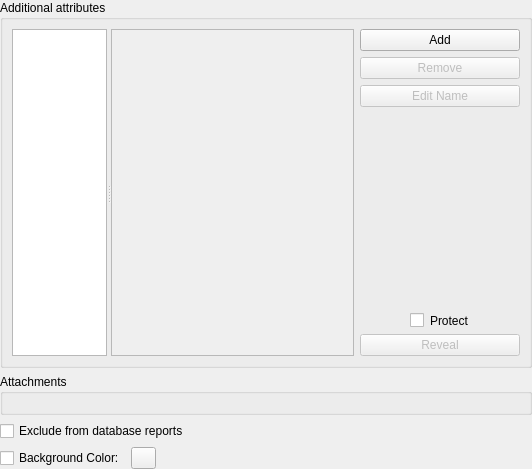
<?xml version="1.0" encoding="UTF-8"?>
<ui version="4.0">
 <class>EditEntryWidgetAdvanced</class>
 <widget class="QWidget" name="EditEntryWidgetAdvanced">
  <property name="geometry">
   <rect>
    <x>0</x>
    <y>0</y>
    <width>532</width>
    <height>469</height>
   </rect>
  </property>
  <layout class="QVBoxLayout" name="verticalLayout">
   <property name="leftMargin">
    <number>0</number>
   </property>
   <property name="topMargin">
    <number>0</number>
   </property>
   <property name="rightMargin">
    <number>0</number>
   </property>
   <property name="bottomMargin">
    <number>0</number>
   </property>
   <item>
    <widget class="QGroupBox" name="attributesBox">
     <property name="title">
      <string>Additional attributes</string>
     </property>
     <layout class="QHBoxLayout" name="horizontalLayout_3">
      <item>
       <widget class="QSplitter" name="attributesSplitter">
        <property name="orientation">
         <enum>Qt::Horizontal</enum>
        </property>
        <property name="childrenCollapsible">
         <bool>false</bool>
        </property>
        <widget class="AttributesListView" name="attributesView">
         <property name="minimumSize">
          <size>
           <width>0</width>
           <height>0</height>
          </size>
         </property>
         <property name="accessibleName">
          <string>Attribute selection</string>
         </property>
         <property name="sizeAdjustPolicy">
          <enum>QAbstractScrollArea::AdjustToContents</enum>
         </property>
         <property name="resizeMode">
          <enum>QListView::Adjust</enum>
         </property>
        </widget>
        <widget class="QPlainTextEdit" name="attributesEdit">
         <property name="enabled">
          <bool>false</bool>
         </property>
         <property name="sizePolicy">
          <sizepolicy hsizetype="MinimumExpanding" vsizetype="Expanding">
           <horstretch>0</horstretch>
           <verstretch>0</verstretch>
          </sizepolicy>
         </property>
         <property name="minimumSize">
          <size>
           <width>170</width>
           <height>0</height>
          </size>
         </property>
         <property name="accessibleName">
          <string>Attribute value</string>
         </property>
        </widget>
       </widget>
      </item>
      <item>
       <layout class="QVBoxLayout" name="attributesButtonLayout">
        <item>
         <widget class="QPushButton" name="addAttributeButton">
          <property name="accessibleName">
           <string>Add a new attribute</string>
          </property>
          <property name="text">
           <string>Add</string>
          </property>
         </widget>
        </item>
        <item>
         <widget class="QPushButton" name="removeAttributeButton">
          <property name="enabled">
           <bool>false</bool>
          </property>
          <property name="accessibleName">
           <string>Remove selected attribute</string>
          </property>
          <property name="text">
           <string>Remove</string>
          </property>
         </widget>
        </item>
        <item>
         <widget class="QPushButton" name="editAttributeButton">
          <property name="enabled">
           <bool>false</bool>
          </property>
          <property name="accessibleName">
           <string>Edit attribute name</string>
          </property>
          <property name="text">
           <string>Edit Name</string>
          </property>
         </widget>
        </item>
        <item>
         <spacer name="verticalSpacer">
          <property name="orientation">
           <enum>Qt::Vertical</enum>
          </property>
          <property name="sizeHint" stdset="0">
           <size>
            <width>20</width>
            <height>40</height>
           </size>
          </property>
         </spacer>
        </item>
        <item>
         <widget class="QCheckBox" name="protectAttributeButton">
          <property name="enabled">
           <bool>true</bool>
          </property>
          <property name="accessibleName">
           <string>Toggle attribute protection</string>
          </property>
          <property name="styleSheet">
           <string notr="true">margin-left:50%;margin-right:50%</string>
          </property>
          <property name="text">
           <string>Protect</string>
          </property>
          <property name="checkable">
           <bool>true</bool>
          </property>
         </widget>
        </item>
        <item>
         <widget class="QPushButton" name="revealAttributeButton">
          <property name="enabled">
           <bool>false</bool>
          </property>
          <property name="accessibleName">
           <string>Show a protected attribute</string>
          </property>
          <property name="text">
           <string>Reveal</string>
          </property>
          <property name="checkable">
           <bool>false</bool>
          </property>
         </widget>
        </item>
       </layout>
      </item>
     </layout>
    </widget>
   </item>
   <item>
    <widget class="QGroupBox" name="attachmentsBox">
     <property name="title">
      <string>Attachments</string>
     </property>
     <layout class="QHBoxLayout" name="horizontalLayout_2">
      <item>
       <widget class="EntryAttachmentsWidget" name="attachmentsWidget" native="true"/>
      </item>
     </layout>
    </widget>
   </item>
   <item>
    <widget class="QCheckBox" name="excludeReportsCheckBox">
     <property name="toolTip">
      <string>If checked, the entry will not appear in reports like Health Check and HIBP even if it doesn't match the quality requirements.</string>
     </property>
     <property name="text">
      <string>Exclude from database reports</string>
     </property>
    </widget>
   </item>
   <item>
    <widget class="QWidget" name="colorsBox" native="true">
     <layout class="QHBoxLayout" name="horizontalLayout_4">
      <property name="leftMargin">
       <number>0</number>
      </property>
      <property name="topMargin">
       <number>0</number>
      </property>
      <property name="rightMargin">
       <number>0</number>
      </property>
      <property name="bottomMargin">
       <number>0</number>
      </property>

      <item>
       <widget class="QCheckBox" name="bgColorCheckBox">
        <property name="text">
         <string>Background Color:</string>
        </property>
       </widget>
      </item>
      <item>
       <widget class="QPushButton" name="bgColorButton">
        <property name="sizePolicy">
         <sizepolicy hsizetype="Fixed" vsizetype="Fixed">
          <horstretch>0</horstretch>
          <verstretch>0</verstretch>
         </sizepolicy>
        </property>
        <property name="maximumSize">
         <size>
          <width>25</width>
          <height>25</height>
         </size>
        </property>
        <property name="accessibleName">
         <string>Background color selection</string>
        </property>
        <property name="text">
         <string/>
        </property>
        <property name="flat">
         <bool>false</bool>
        </property>
       </widget>
      </item>
      <item>
       <spacer name="horizontalSpacer">
        <property name="orientation">
         <enum>Qt::Horizontal</enum>
        </property>
        <property name="sizeHint" stdset="0">
         <size>
          <width>40</width>
          <height>20</height>
         </size>
        </property>
       </spacer>
      </item>
     </layout>
    </widget>
   </item>
  </layout>
 </widget>
 <customwidgets>
  <customwidget>
   <class>EntryAttachmentsWidget</class>
   <extends>QWidget</extends>
   <header>gui/entry/EntryAttachmentsWidget.h</header>
   <container>1</container>
  </customwidget>
  <customwidget>
   <class>AttributesListView</class>
   <extends>QListView</extends>
   <header>gui/entry/EditEntryWidget_p.h</header>
  </customwidget>
 </customwidgets>
 <tabstops>
  <tabstop>attributesView</tabstop>
  <tabstop>attributesEdit</tabstop>
  <tabstop>addAttributeButton</tabstop>
  <tabstop>removeAttributeButton</tabstop>
  <tabstop>editAttributeButton</tabstop>
  <tabstop>protectAttributeButton</tabstop>
  <tabstop>revealAttributeButton</tabstop>
  <tabstop>excludeReportsCheckBox</tabstop>
  <tabstop>bgColorCheckBox</tabstop>
  <tabstop>bgColorButton</tabstop>
 </tabstops>
 <resources/>
 <connections/>
</ui>
